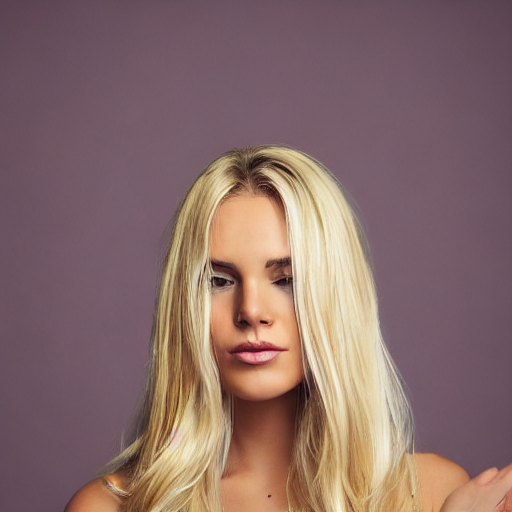
#> input picture FaceGen/mediaimage_27.png, 512 x 512 px, given in place of the camera
$ python detect.py
#> lines starting #> are read from the running program, lines starting #| are printed output that depends on the picture; after the words box and inside, x2 and y2 are one past the last pixel; in counts of white or black regions, pixels touching at a corner belong together
import cv2
import os
import time
import numpy as np
import random

def detect_object(img, cascade: cv2.CascadeClassifier)->tuple:
    """
    Detect objects in the input image using the provided cascade classifier.
    returns a list of (x, y, w, h) tuples representing the detected objects' bounding boxes.
    """
    frame_gray = cv2.cvtColor(img, cv2.COLOR_BGR2GRAY)
    frame_gray = cv2.equalizeHist(frame_gray)
    faces = cascade.detectMultiScale(frame_gray, 1.3, 5)
    return faces

def detect_faces(img)->tuple:
    """
    Detect faces in the input image.

    :param img: Input image.
    :return: list of (x, y, w, h) tuples representing the detected faces' bounding boxes.
    """
    face_cascade = cv2.CascadeClassifier(cv2.data.haarcascades + 'haarcascade_frontalface_default.xml')
    faces = detect_object(img, face_cascade)
    return faces

def display_faces(img, faces):
    for (x, y, w, h) in faces:
        # color format: BGR
        cv2.rectangle(img, (x, y), (x+w, y+h), (255,0,0), 2)
        cv2.putText(img, 'Face', (x, y-10), cv2.FONT_HERSHEY_SIMPLEX, 0.6, (255,0,0), 2)
    return img

def is_face_moving(prev_position, curr_position, threshold=10):
    """
    Check if the face has moved significantly between frames.

    :param previous_position: Tuple (x, y, w, h) of the previous face position.
    :param current_position: Tuple (x, y, w, h) of the current face position.
    :param threshold: Distance threshold to determine significant movement.
    :return: Boolean indicating if the face has moved.
    """
    prev_x, prev_y, _, _ = prev_position
    curr_x, curr_y, _, _ = curr_position

    distance = ((prev_x - curr_x) ** 2 + (prev_y - curr_y) ** 2) ** 0.5
    return distance > threshold

def get_main_face(faces):
    """
    Get the largest face from the detected faces.

    :param faces: List of tuples (x, y, w, h) for each detected face.
    :return: Tuple (x, y, w, h) of the largest face.
    """
    if len(faces) == 0:
        return None

    # Find the largest face based on the area (width * height)
    main_face = max(faces, key=lambda face: face[2] * face[3])
    return main_face

def is_close_enough(img, face, threshold_percentage=0.18):
    """
    Check if the face is close enough to the camera.

    :param img: Input image.
    :param face: Tuple (x, y, w, h) of the face position.
    :param threshold_percentage: Percentage of the image dimensions to consider as close enough. (0 to 1)
    :return: Boolean indicating if the face is close enough.
    """

    _, _, w, h = face
    img_h, img_w, _ = img.shape
    return w > img_w * threshold_percentage and h > img_h * threshold_percentage


def main(output_dir='captured_photos', num_photos=10):

    # Directory to save the captured photos
#> called with output_dir = 'captured_photos', num_photos = 10
    if not os.path.exists(output_dir):
        os.makedirs(output_dir)

    photo_count = 0
    stationary_frames = 0
    prev_face = None
    delay_since = lambda d : time.time() - d

    # Open the camera
    last_photo_time = time.time()
    cap = cv2.VideoCapture(0)
    print(f"delay: {delay_since(last_photo_time)} seconds")

    # Check if the camera is opened correctly
    if not cap.isOpened():
        print("Error: Could not open camera.")
        exit()

    while photo_count < num_photos:

        # Capture frame-by-frame
        _, frame = cap.read()
#> frame is the input picture: shape (512, 512, 3); mean B, G, R 105.2, 108, 136.5

        # Detect faces in the image
        faces = detect_faces(frame)
#> in detect_object, `frame_gray = cv2.cvtColor(img, cv2.COLOR_BGR2GRAY)`:
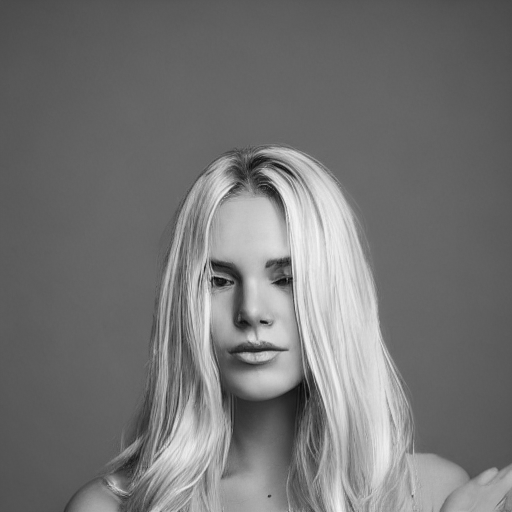
#> frame_gray: shape (512, 512); min 7, max 245, mean 116.2
#> in detect_object, `frame_gray = cv2.equalizeHist(frame_gray)`:
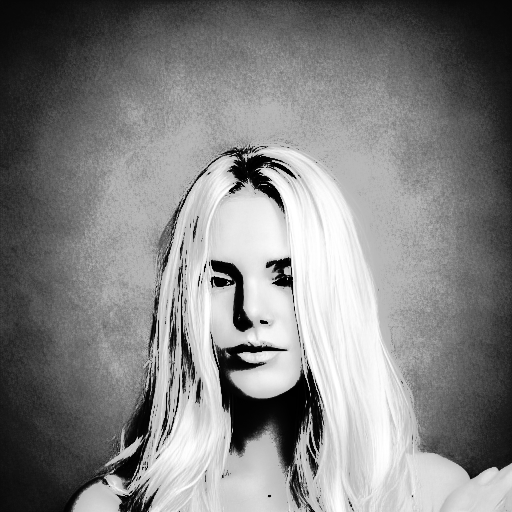
#> frame_gray: shape (512, 512); min 0, max 255, mean 130.5
#> in detect_object, `faces = cascade.detectMultiScale(frame_gray, 1.3, 5)`: faces = [[163, 208, 178, 178]]
#> faces = [[163, 208, 178, 178]]
        face = get_main_face(faces)
#> in get_main_face, `main_face = max(faces, key=lambda face: face[2] * face[3])`: main_face = [163, 208, 178, 178]
#> face = [163, 208, 178, 178]

        # If a face is detected, check if it is moving
        if face is not None and prev_face is not None:
            if not is_face_moving(prev_face, face) and is_close_enough(frame, face):
                stationary_frames += 1
                if stationary_frames >= 5 and delay_since(last_photo_time) > 2:
                    photo_path = os.path.join(output_dir, f'user_{photo_count:04d}.jpg')

                    cv2.imwrite(photo_path, frame)
                    last_photo_time = time.time()
                    print(f"Photo saved: {photo_path}")
                    photo_count += 1
            else:
                stationary_frames = 0

        # Display the resulting frame
        cv2.imshow('Frame', display_faces(frame, faces))
#> the loop in display_faces, `for (x, y, w, h) in faces:` made 1 pass
#> after the loop in display_faces, `for (x, y, w, h) in faces:`:
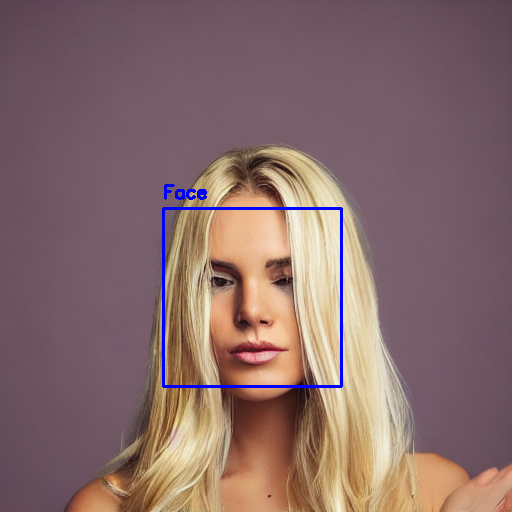
#> img: shape (512, 512, 3); 0.94% of pixels changed, all inside (x1, y1, x2, y2) = (162, 184, 343, 388)
        prev_face = face
#> prev_face = [163, 208, 178, 178]

        # Press 'q' to quit
        if cv2.waitKey(1) & 0xFF == ord('q'):
#> (key q is pressed here)
            break

    # When everything done, release the capture
    cap.release()
    cv2.destroyAllWindows()

main()
